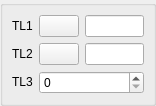
<ui version="4.0" >
 <class>DlgRef_2Sel1SpinInt_QTD</class>
 <widget class="QWidget" name="DlgRef_2Sel1SpinInt_QTD" >
  <property name="geometry" >
   <rect>
    <x>0</x>
    <y>0</y>
    <width>156</width>
    <height>99</height>
   </rect>
  </property>
  <property name="windowTitle" >
   <string/>
  </property>
  <layout class="QGridLayout" >
   <property name="leftMargin" >
    <number>0</number>
   </property>
   <property name="topMargin" >
    <number>0</number>
   </property>
   <property name="rightMargin" >
    <number>0</number>
   </property>
   <property name="bottomMargin" >
    <number>0</number>
   </property>
   <property name="horizontalSpacing" >
    <number>0</number>
   </property>
   <property name="verticalSpacing" >
    <number>0</number>
   </property>
   <item row="0" column="0" >
    <widget class="QGroupBox" name="GroupBox1" >
     <property name="title" >
      <string/>
     </property>
     <layout class="QGridLayout" >
      <property name="leftMargin" >
       <number>9</number>
      </property>
      <property name="topMargin" >
       <number>9</number>
      </property>
      <property name="rightMargin" >
       <number>9</number>
      </property>
      <property name="bottomMargin" >
       <number>9</number>
      </property>
      <property name="horizontalSpacing" >
       <number>6</number>
      </property>
      <property name="verticalSpacing" >
       <number>6</number>
      </property>
      <item row="2" column="1" colspan="2" >
       <widget class="SalomeApp_IntSpinBox" name="SpinBox_DX" />
      </item>
      <item row="2" column="0" >
       <widget class="QLabel" name="TextLabel3" >
        <property name="sizePolicy" >
         <sizepolicy vsizetype="Fixed" hsizetype="Fixed" >
          <horstretch>0</horstretch>
          <verstretch>0</verstretch>
         </sizepolicy>
        </property>
        <property name="text" >
         <string>TL3</string>
        </property>
        <property name="wordWrap" >
         <bool>false</bool>
        </property>
       </widget>
      </item>
      <item row="1" column="0" >
       <widget class="QLabel" name="TextLabel2" >
        <property name="sizePolicy" >
         <sizepolicy vsizetype="Fixed" hsizetype="Fixed" >
          <horstretch>0</horstretch>
          <verstretch>0</verstretch>
         </sizepolicy>
        </property>
        <property name="frameShape" >
         <enum>QFrame::NoFrame</enum>
        </property>
        <property name="frameShadow" >
         <enum>QFrame::Plain</enum>
        </property>
        <property name="text" >
         <string>TL2</string>
        </property>
        <property name="wordWrap" >
         <bool>false</bool>
        </property>
       </widget>
      </item>
      <item row="0" column="1" >
       <widget class="QPushButton" name="PushButton1" >
        <property name="sizePolicy" >
         <sizepolicy vsizetype="Fixed" hsizetype="Fixed" >
          <horstretch>0</horstretch>
          <verstretch>0</verstretch>
         </sizepolicy>
        </property>
        <property name="text" >
         <string/>
        </property>
       </widget>
      </item>
      <item row="1" column="2" >
       <widget class="QLineEdit" name="LineEdit2" />
      </item>
      <item row="0" column="0" >
       <widget class="QLabel" name="TextLabel1" >
        <property name="sizePolicy" >
         <sizepolicy vsizetype="Fixed" hsizetype="Fixed" >
          <horstretch>0</horstretch>
          <verstretch>0</verstretch>
         </sizepolicy>
        </property>
        <property name="text" >
         <string>TL1</string>
        </property>
        <property name="wordWrap" >
         <bool>false</bool>
        </property>
       </widget>
      </item>
      <item row="1" column="1" >
       <widget class="QPushButton" name="PushButton2" >
        <property name="sizePolicy" >
         <sizepolicy vsizetype="Fixed" hsizetype="Fixed" >
          <horstretch>0</horstretch>
          <verstretch>0</verstretch>
         </sizepolicy>
        </property>
        <property name="text" >
         <string/>
        </property>
       </widget>
      </item>
      <item row="0" column="2" >
       <widget class="QLineEdit" name="LineEdit1" />
      </item>
     </layout>
    </widget>
   </item>
  </layout>
 </widget>
 <layoutdefault spacing="6" margin="11" />
 <pixmapfunction>qPixmapFromMimeSource</pixmapfunction>
 <customwidgets>
  <customwidget>
   <class>SalomeApp_IntSpinBox</class>
   <extends>QSpinBox</extends>
   <header location="global" >gui/SalomeApp_IntSpinBox.h</header>
  </customwidget>
 </customwidgets>
 <tabstops>
  <tabstop>PushButton1</tabstop>
  <tabstop>LineEdit1</tabstop>
  <tabstop>PushButton2</tabstop>
  <tabstop>LineEdit2</tabstop>
 </tabstops>
 <resources/>
 <connections/>
</ui>
